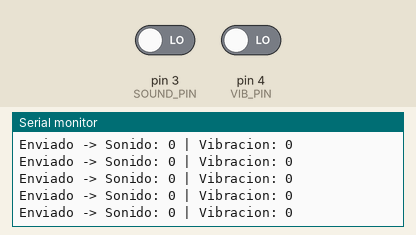
Simulated run of this sketch. Board: Arduino Uno, built with avr-gcc and run on an emulated ATmega328P. Parts: the last lines printed to the serial monitor. Inputs (shaded band) come from the test bench; at power-on: pin 3 (SOUND_PIN) LOW, pin 4 (VIB_PIN) LOW.

Above: at 1.2 s.
1.3 s: pin 3 (SOUND_PIN) driven HIGH
At 1.31 s:
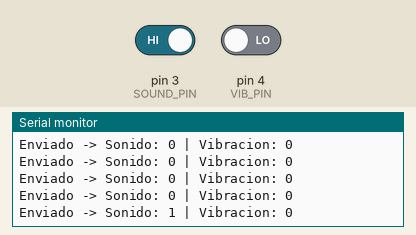
2.8 s: pin 4 (VIB_PIN) driven HIGH
At 2.82 s:
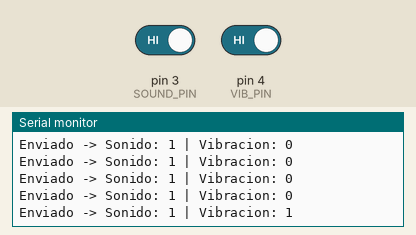
4.3 s: pin 3 (SOUND_PIN) driven LOW
At 4.33 s:
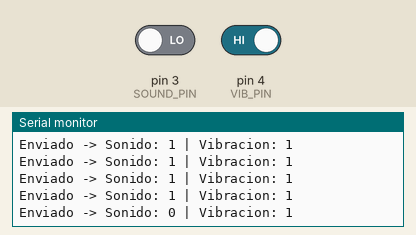

The sketch:

Trasmisor_funcional.ino
```cpp
#include <SPI.h>
#include <mcp_can.h>

#define CAN_CS 10

MCP_CAN CAN(CAN_CS);

// Sensores
const int SOUND_PIN = 3;
const int VIB_PIN   = 4;

void setup() {
  Serial.begin(115200);

  pinMode(SOUND_PIN, INPUT);
  pinMode(VIB_PIN, INPUT);

  // Inicializar CAN (16 MHz)
  while (CAN_OK != CAN.begin(MCP_ANY, CAN_250KBPS, MCP_8MHZ)) {
    Serial.println("Error iniciando CAN...");
    delay(500);
  }

  CAN.setMode(MCP_NORMAL);  // Poner en modo normal

  Serial.println("Transmisor CAN iniciado correctamente");
}

void loop() {

  bool soundState = digitalRead(SOUND_PIN);
  bool vibState   = digitalRead(VIB_PIN);

  unsigned char data[2];
  data[0] = soundState ? 1 : 0;
  data[1] = vibState ? 1 : 0;

  // Enviar mensaje con ID 0x100
  CAN.sendMsgBuf(0x100, 0, 2, data);

  Serial.print("Enviado -> Sonido: ");
  Serial.print(data[0]);
  Serial.print(" | Vibracion: ");
  Serial.println(data[1]);

  delay(100);
}
```

Measured:
- after the input at 1.3 s, the serial monitor: prints a new line at once (image 1)
- after the input at 2.8 s, the serial monitor: prints a new line at once (image 2)
- after the input at 4.3 s, the serial monitor: prints a new line at once (image 3)
